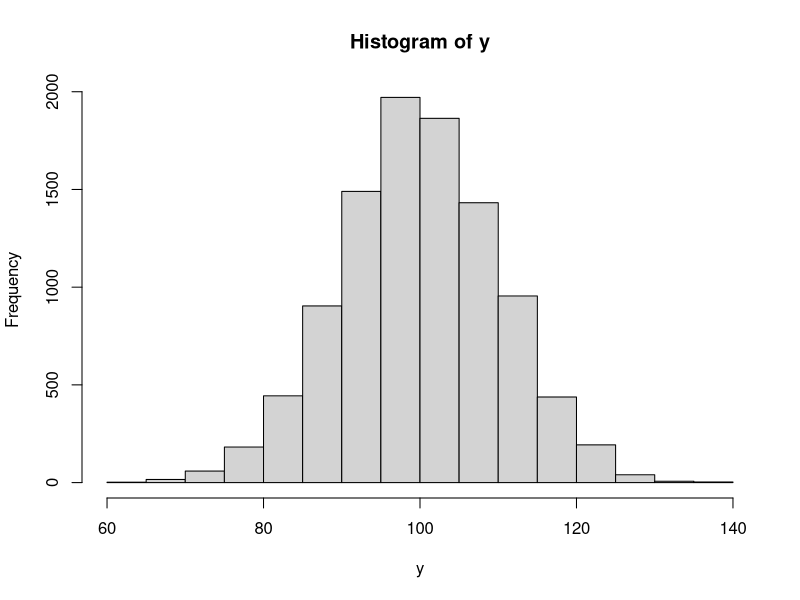
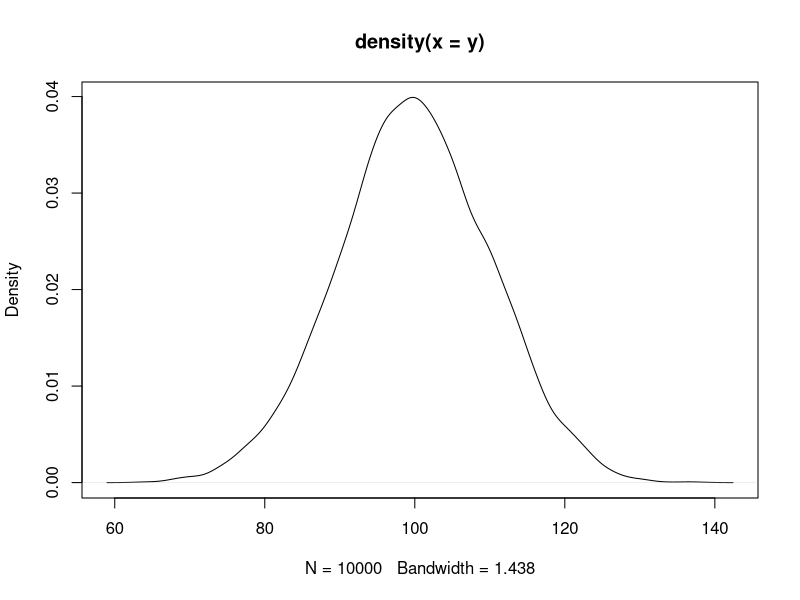
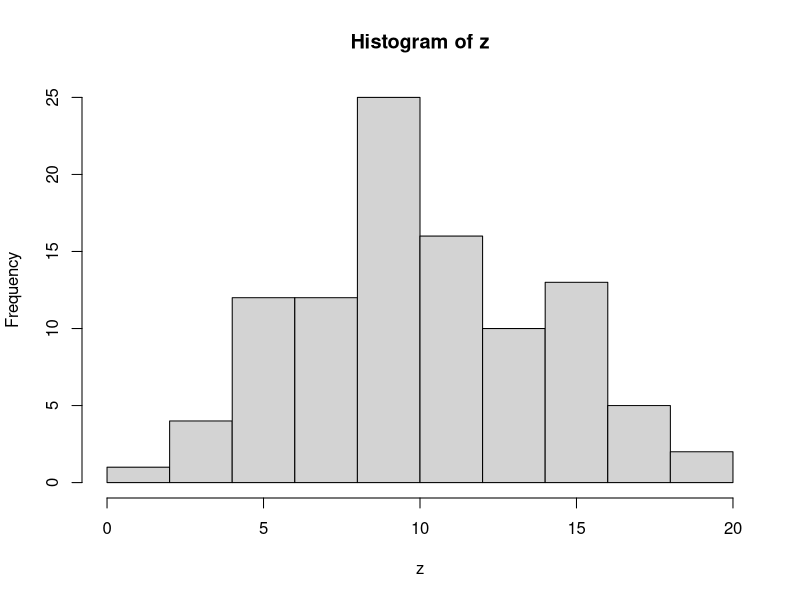
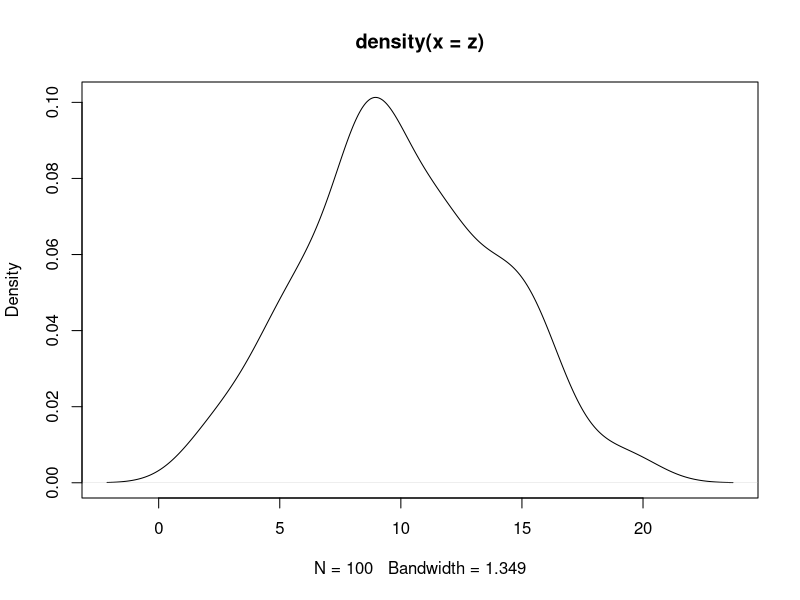

R code for these plots, in order: (Note: this script raises an error after producing the figures.)
########################################################
##### Exercise
########################################################
# Now let's try a very big sample.
# Generate 10000 from a normal distribution with a mean of 100 and a standard deviation of 10.
# Plot the distribution of the values using the hist() function.
# Draw a density plot for the values.
set.seed(1)
y = rnorm(n=10000, mean=100, sd=10)
hist(y)
plot(density(y))
# Now different mean and sd.
# 4. Draw 100 values from a normal distribution with mean=10 and sd=5.
z = rnorm(n=100, mean=10, sd=5)
hist(z)
plot(density(z))


########################################################
##### Exercise
########################################################
# 1. 100 experiments of 10 tosses of a coin in each experiment that lands heads with probability .75 and tails with probability .25
x = rbinom(n=100, size=10, prob=.75)
# 2. 100 experiments of 1000 tosses of a coin in each experiment that lands heads with probability .25 and tails with probability .75
y = rbinom(n=100, size=1000, prob=.25)
# 3. 1000 experiments of 1000 tosses of a coin in each experiment that lands heads with probability .25 and tails with probability .75
z = rbinom(n=1000, size=1000, prob=.25)



###########################
# Exercise
###########################
# Now suppose we repeat drawing a sample of 50 employees from the population data 1000 times. 
# 1. Use a for loop to calculate the mean of the sampling distribution of sample mean
# 2. And caluclate the stanard error of the sampling distribution of the sample mean.

# Hint: begin with creating an empty object that will contain sample means.
# Also when you run your for loop, run set.seed(100) as well to ensure that everyone has the same value.
sample.mean = numeric() 
set.seed(100)
for(i in 1:1000){
  random = sample(x=1:2500, size=50, replace=F)
  sample.mean[i] = mean(data.eai[random,1])
}

mean(sample.mean); mean(data.eai$Salary)
sd(sample.mean); sd(data.eai$Salary)/sqrt(50)
